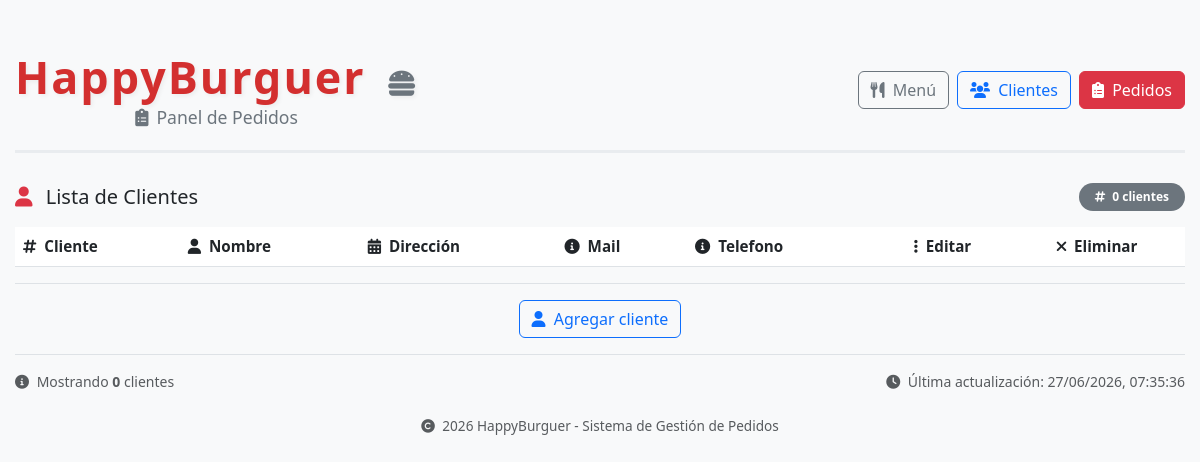
The app's page /clientes, older data.
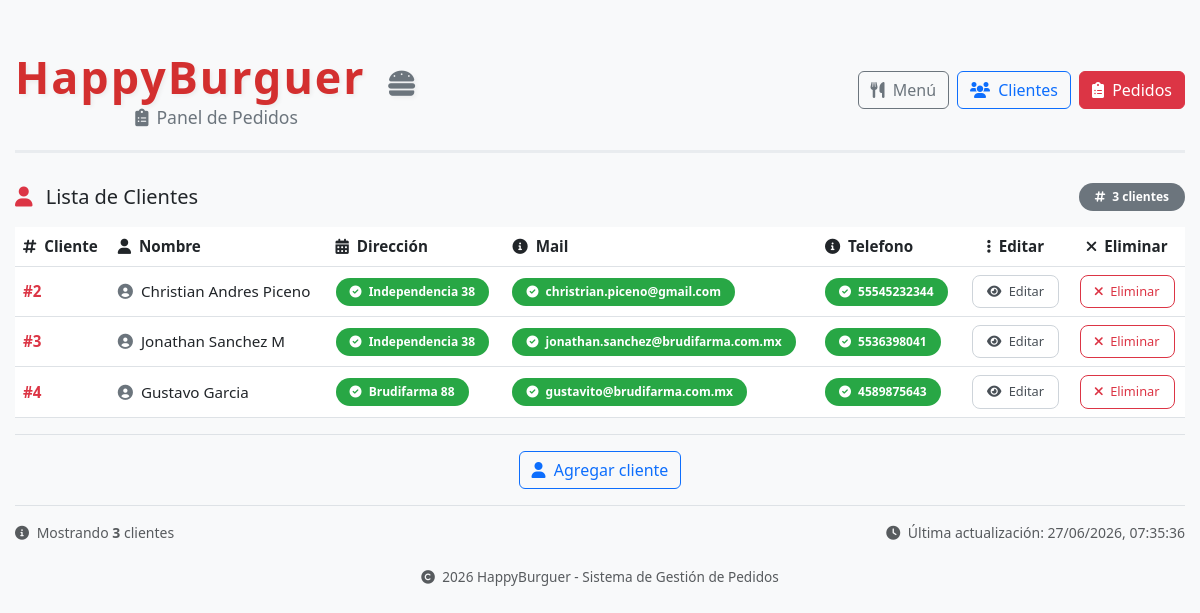
The same page, newer data.
### tables this page shows
CREATE TABLE Clientes (
                                    clave INTEGER PRIMARY KEY AUTOINCREMENT NOT NULL,
                                    nombre varchar(200) Not Null,
                                    direccion varchar(300),
                                    correo_electronico varchar(100),
                                    telefono varchar(15));

### routes/clientes.py (the view)
@cliente_bp.route("/clientes")
def listar_clientes():
    clientes = clientes_model.obtener()
    return render_template("clientes.html", clientes=clientes)

### db/db.py (called while the page is built)
    def getConnection(self):
        conn = sqlite3.connect(self.nombreDb)
        conn.execute("PRAGMA foreign_keys = ON")
        return conn

### models/cliente.py (called while the page is built)
    def obtener(self):
        with self.db.getConnection() as conn:
            return conn.execute("Select * From Clientes").fetchall()

### templates/clientes.html
{% extends 'layout.html' %}
{% block contenido %}
    <div class="clientes-card">
            <div class="d-flex justify-content-between align-items-center mb-3 flex-wrap">
                <h5 class="mb-0">
                    <i class="fas fa-user me-2 text-danger"></i>
                    Lista de Clientes
                </h5>
                <span class="badge bg-secondary rounded-pill px-3 py-2">
                    <i class="fas fa-hashtag me-1"></i> {{ clientes|length }} clientes
                </span>
            </div>
            <div class="table-responsive">
                <table class="table table-clientes table-hover align-middle">
                    <thead>
                        <tr>
                            <th><i class="fas fa-hashtag me-1"></i> Cliente</th>
                            <th><i class="fas fa-user me-1"></i> Nombre</th>
                            <th><i class="fas fa-calendar-alt me-1"></i> Dirección</th>
                            <th><i class="fas fa-info-circle me-1"></i> Mail</th>
                            <th><i class="fas fa-info-circle me-1"></i> Telefono</th>
                            <th class="text-center"><i class="fas fa-ellipsis-v me-1"></i> Editar</th>
                            <th class="text-center"><i class="fas fa-times me-1"></i> Eliminar</th>
                        </tr>
                    </thead>
                    <tbody>
                        {% for c in clientes %}
                            <tr>
                                <td><span class="fw-bold text-danger">#{{ c[0] }}</span></td>
                                <td><i class="fas fa-user-circle me-2 text-secondary"></i>{{ c[1] }}</td>
                                <td><span class="badge-activo"><i class="fas fa-check-circle me-1"></i> {{ c[2] }}</span></td>
                                <td><span class="badge-activo"><i class="fas fa-check-circle me-1"></i> {{ c[3] }}</span></td>
                                <td><span class="badge-activo"><i class="fas fa-check-circle me-1"></i> {{ c[4] }}</span></td>
                                <td class="text-center">
                                    <a href="{{url_for('clientes.agrega_edita_clientes', cliente_id=c[0])}}">
                                        <button class="btn-detalle" title="Editar cliente">
                                            <i class="fas fa-eye me-1"></i> Editar
                                        </button>
                                    </a>
                                </td>
                                <td class="text-center">
                                    <form action="{{ url_for('clientes.elimina_cliente', cliente_id=c[0]) }}" method="POST" style="display:inline;">
                                        <button class="btn-cancelar" type="submit" title="Eliminar cliente">
                                            <i class="fas fa-times me-1"></i> Eliminar
                                        </button>
                                    </form>
                                </td>
                            </tr>
                        {% endfor %}
                    </tbody>
                </table>
            </div>
            <div class="d-flex justify-content-center align-items-center mt-3 pt-3 border-top flex-wrap">
                <a href="{{url_for('clientes.agrega_edita_clientes', cliente_id=0)}}">
                    <button class="btn btn-outline-primary" id="btnMenu">
                        <i class="fas fa-user me-1"></i> Agregar cliente
                    </button>
                </a>
            </div>
            <div class="d-flex justify-content-between align-items-center mt-3 pt-3 border-top flex-wrap">
                <small class="text-muted">
                    <i class="fas fa-info-circle me-1"></i>
                    Mostrando <strong>{{ clientes|length }}</strong> clientes
                </small>
                <small class="text-muted">
                    <i class="fas fa-clock me-1"></i>
                    Última actualización: <span id="hora-actual"></span>
                </small>
            </div>
        </div>
{% endblock %}

Row changes from the older to the newer data that the page shows:
added Clientes: clave "2", nombre "Christian Andres Piceno", direccion "Independencia 38", correo_electronico "christrian.piceno@gmail.com", telefono "55545232344"
added Clientes: clave "3", nombre "Jonathan Sanchez M", direccion "Independencia 38", correo_electronico "jonathan.sanchez@brudifarma.com.mx", telefono "5536398041"
added Clientes: clave "4", nombre "Gustavo Garcia", direccion "Brudifarma 88", correo_electronico "gustavito@brudifarma.com.mx", telefono "4589875643"
Text that changed along with them:
{{ clientes|length }}: "0" → "3"
